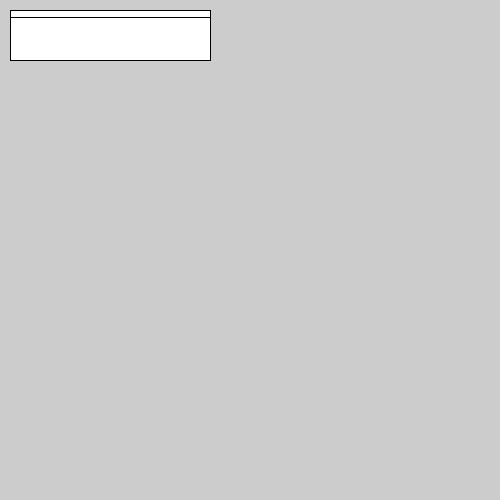
Frame 1 (no input)
Frame 60 (the mouse pressed at the canvas centre just before this capture): identical to frame 1, image omitted
Frame 120 (the mouse held since frame 60 and released just before this capture): identical to frame 1, image omitted

The Processing sketch that drew this single still picture (run headless with seeded random() and noise(); from frame 60 on, the mouse is pressed at the canvas centre):

// Processing sketch: programming_exam
// ── programming_exam.pde
void setup()
{
  size (500,500);
  colorMode (HSB);
}
 float FlagXPos =10;
 float FlagYPos = 10;
 float FlagW = 200;
float FlagH = 50;
float i = FlagYPos;
  



void draw()
{
  
  rect(FlagXPos,FlagYPos,FlagW,FlagH);
  
 
  
  for(float i = FlagYPos; i < FlagH; i += 7.14);
  {
    rect(FlagXPos,i,FlagW,FlagH/7);
  }
  
  
}
